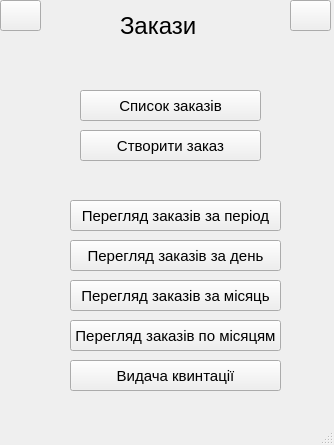
<?xml version="1.0" encoding="UTF-8"?>
<ui version="4.0">
 <class>MainWindow</class>
 <widget class="QMainWindow" name="MainWindow">
  <property name="geometry">
   <rect>
    <x>0</x>
    <y>0</y>
    <width>334</width>
    <height>445</height>
   </rect>
  </property>
  <property name="windowTitle">
   <string>MainWindow</string>
  </property>
  <widget class="QWidget" name="centralwidget">
   <widget class="QPushButton" name="view_offers_button">
    <property name="geometry">
     <rect>
      <x>80</x>
      <y>90</y>
      <width>181</width>
      <height>31</height>
     </rect>
    </property>
    <property name="font">
     <font>
      <pointsize>11</pointsize>
     </font>
    </property>
    <property name="text">
     <string>Список заказів</string>
    </property>
   </widget>
   <widget class="QLabel" name="label_3">
    <property name="geometry">
     <rect>
      <x>120</x>
      <y>10</y>
      <width>91</width>
      <height>31</height>
     </rect>
    </property>
    <property name="font">
     <font>
      <pointsize>18</pointsize>
      <weight>50</weight>
      <bold>false</bold>
     </font>
    </property>
    <property name="text">
     <string>Закази</string>
    </property>
   </widget>
   <widget class="QPushButton" name="exit_button">
    <property name="geometry">
     <rect>
      <x>290</x>
      <y>0</y>
      <width>41</width>
      <height>31</height>
     </rect>
    </property>
    <property name="text">
     <string/>
    </property>
    <property name="icon">
     <iconset resource="../resources.qrc">
      <normaloff>:/newPrefix/assets/exit.png</normaloff>:/newPrefix/assets/exit.png</iconset>
    </property>
    <property name="iconSize">
     <size>
      <width>25</width>
      <height>25</height>
     </size>
    </property>
    <property name="checkable">
     <bool>false</bool>
    </property>
    <property name="flat">
     <bool>false</bool>
    </property>
   </widget>
   <widget class="QPushButton" name="create_offer_button">
    <property name="geometry">
     <rect>
      <x>80</x>
      <y>130</y>
      <width>181</width>
      <height>31</height>
     </rect>
    </property>
    <property name="font">
     <font>
      <pointsize>11</pointsize>
     </font>
    </property>
    <property name="text">
     <string>Створити заказ</string>
    </property>
   </widget>
   <widget class="QPushButton" name="back_button">
    <property name="geometry">
     <rect>
      <x>0</x>
      <y>0</y>
      <width>41</width>
      <height>31</height>
     </rect>
    </property>
    <property name="text">
     <string/>
    </property>
    <property name="icon">
     <iconset resource="../resources.qrc">
      <normaloff>:/newPrefix/assets/arrow.png</normaloff>:/newPrefix/assets/arrow.png</iconset>
    </property>
    <property name="iconSize">
     <size>
      <width>25</width>
      <height>25</height>
     </size>
    </property>
    <property name="checkable">
     <bool>false</bool>
    </property>
    <property name="flat">
     <bool>false</bool>
    </property>
   </widget>
   <widget class="QPushButton" name="offers_by_period_button">
    <property name="geometry">
     <rect>
      <x>70</x>
      <y>200</y>
      <width>211</width>
      <height>31</height>
     </rect>
    </property>
    <property name="font">
     <font>
      <pointsize>11</pointsize>
     </font>
    </property>
    <property name="text">
     <string>Перегляд заказів за період</string>
    </property>
   </widget>
   <widget class="QPushButton" name="offers_by_day_button">
    <property name="geometry">
     <rect>
      <x>70</x>
      <y>240</y>
      <width>211</width>
      <height>31</height>
     </rect>
    </property>
    <property name="font">
     <font>
      <pointsize>11</pointsize>
     </font>
    </property>
    <property name="text">
     <string>Перегляд заказів за день</string>
    </property>
   </widget>
   <widget class="QPushButton" name="offers_by_month_button">
    <property name="geometry">
     <rect>
      <x>70</x>
      <y>280</y>
      <width>211</width>
      <height>31</height>
     </rect>
    </property>
    <property name="font">
     <font>
      <pointsize>11</pointsize>
     </font>
    </property>
    <property name="text">
     <string>Перегляд заказів за місяць</string>
    </property>
   </widget>
   <widget class="QPushButton" name="offers_by_months_button">
    <property name="geometry">
     <rect>
      <x>70</x>
      <y>320</y>
      <width>211</width>
      <height>31</height>
     </rect>
    </property>
    <property name="font">
     <font>
      <pointsize>11</pointsize>
     </font>
    </property>
    <property name="text">
     <string>Перегляд заказів по місяцям</string>
    </property>
   </widget>
   <widget class="QPushButton" name="view_receipt_button">
    <property name="geometry">
     <rect>
      <x>70</x>
      <y>360</y>
      <width>211</width>
      <height>31</height>
     </rect>
    </property>
    <property name="font">
     <font>
      <pointsize>11</pointsize>
     </font>
    </property>
    <property name="text">
     <string>Видача квинтації</string>
    </property>
   </widget>
  </widget>
  <widget class="QStatusBar" name="statusbar"/>
 </widget>
 <resources>
  <include location="../resources.qrc"/>
 </resources>
 <connections/>
</ui>
